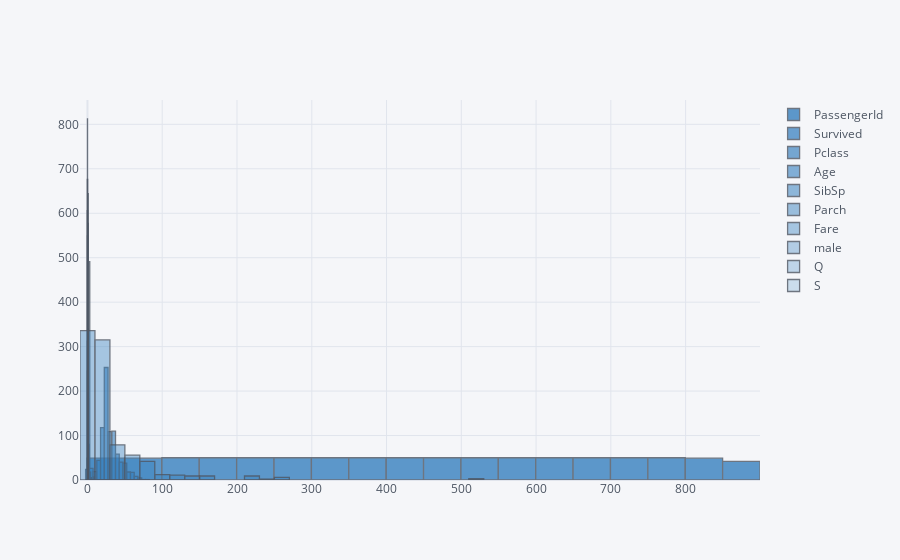

The notebook cell saved with this chart:
### Markdown cell above
## Histogram Plot our data..!!

### Code cell
titanic_data.iplot(kind = 'hist', bins = 30, color = 'blue')

### Figure 1 — Plotly figure (JSON) as saved in the notebook; plotly's stock layout.template omitted (floating-point values rounded to 4 significant figures; data arrays with more than 128 entries replaced by an {"elided": "..."} marker saying what was removed)
{"data": [{"histfunc": "count", "histnorm": "", "marker": {"color": "rgba(55, 128, 191, 1.0)", "line": {"color": "#4D5663", "width": 1.3}}, "name": "PassengerId", "nbinsx": 30, "opacity": 0.8, "orientation": "v", "type": "histogram", "x": {"elided": "889 int values"}}, {"histfunc": "count", "histnorm": "", "marker": {"color": "rgba(55, 128, 191, 0.9199999999999999)", "line": {"color": "#4D5663", "width": 1.3}}, "name": "Survived", "nbinsx": 30, "opacity": 0.8, "orientation": "v", "type": "histogram", "x": {"elided": "889 int values"}}, {"histfunc": "count", "histnorm": "", "marker": {"color": "rgba(55, 128, 191, 0.8399999999999999)", "line": {"color": "#4D5663", "width": 1.3}}, "name": "Pclass", "nbinsx": 30, "opacity": 0.8, "orientation": "v", "type": "histogram", "x": {"elided": "889 int values"}}, {"histfunc": "count", "histnorm": "", "marker": {"color": "rgba(55, 128, 191, 0.76)", "line": {"color": "#4D5663", "width": 1.3}}, "name": "Age", "nbinsx": 30, "opacity": 0.8, "orientation": "v", "type": "histogram", "x": {"elided": "889 float values"}}, {"histfunc": "count", "histnorm": "", "marker": {"color": "rgba(55, 128, 191, 0.6799999999999999)", "line": {"color": "#4D5663", "width": 1.3}}, "name": "SibSp", "nbinsx": 30, "opacity": 0.8, "orientation": "v", "type": "histogram", "x": {"elided": "889 int values"}}, {"histfunc": "count", "histnorm": "", "marker": {"color": "rgba(55, 128, 191, 0.5999999999999999)", "line": {"color": "#4D5663", "width": 1.3}}, "name": "Parch", "nbinsx": 30, "opacity": 0.8, "orientation": "v", "type": "histogram", "x": {"elided": "889 int values"}}, {"histfunc": "count", "histnorm": "", "marker": {"color": "rgba(55, 128, 191, 0.5199999999999998)", "line": {"color": "#4D5663", "width": 1.3}}, "name": "Fare", "nbinsx": 30, "opacity": 0.8, "orientation": "v", "type": "histogram", "x": {"elided": "889 float values"}}, {"histfunc": "count", "histnorm": "", "marker": {"color": "rgba(55, 128, 191, 0.44)", "line": {"color": "#4D5663", "width": 1.3}}, "name": "male", "nbinsx": 30, "opacity": 0.8, "orientation": "v", "type": "histogram", "x": {"elided": "889 int values"}}, {"histfunc": "count", "histnorm": "", "marker": {"color": "rgba(55, 128, 191, 0.35999999999999993)", "line": {"color": "#4D5663", "width": 1.3}}, "name": "Q", "nbinsx": 30, "opacity": 0.8, "orientation": "v", "type": "histogram", "x": {"elided": "889 int values"}}, {"histfunc": "count", "histnorm": "", "marker": {"color": "rgba(55, 128, 191, 0.27999999999999986)", "line": {"color": "#4D5663", "width": 1.3}}, "name": "S", "nbinsx": 30, "opacity": 0.8, "orientation": "v", "type": "histogram", "x": {"elided": "889 int values"}}], "layout": {"barmode": "overlay", "legend": {"bgcolor": "#F5F6F9", "font": {"color": "#4D5663"}}, "paper_bgcolor": "#F5F6F9", "plot_bgcolor": "#F5F6F9", "title": {"font": {"color": "#4D5663"}}, "xaxis": {"gridcolor": "#E1E5ED", "showgrid": true, "tickfont": {"color": "#4D5663"}, "title": {"font": {"color": "#4D5663"}, "text": ""}, "zerolinecolor": "#E1E5ED"}, "yaxis": {"gridcolor": "#E1E5ED", "showgrid": true, "tickfont": {"color": "#4D5663"}, "title": {"font": {"color": "#4D5663"}, "text": ""}, "zerolinecolor": "#E1E5ED"}}}
